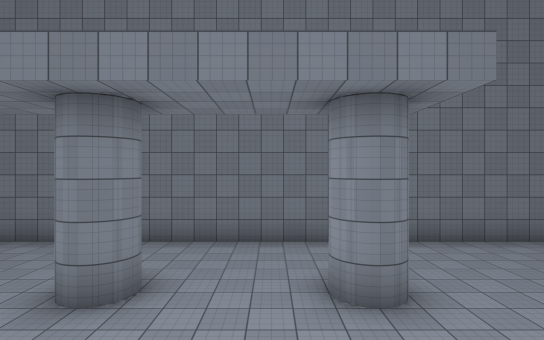
view 1 (above)

16 first-person views from a walk through a Unity game level. The camera is 1.2 m above the floor, looks level and sees 80° across. The floor is counted in squares, 2 m on a side. Each view is taken from the middle of a square. On the plan, view 1 faces up. The plan holds only what a view shows up to about 10 squares ahead; the rest is blank. The place goes on beyond the plan. The player character is not drawn. Surface patterns are stand-ins for the level's own textures.

view 2
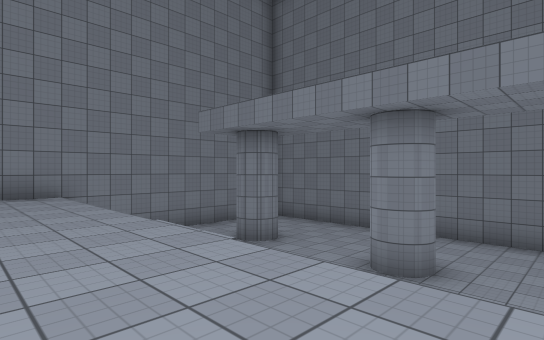

view 3
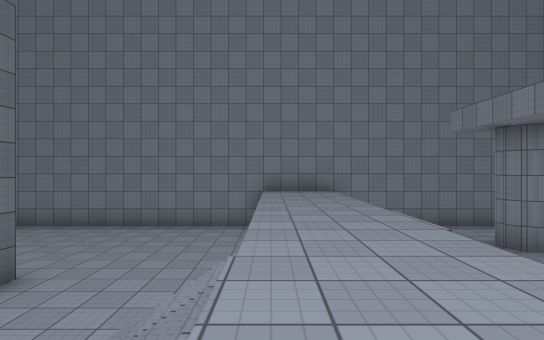

view 4
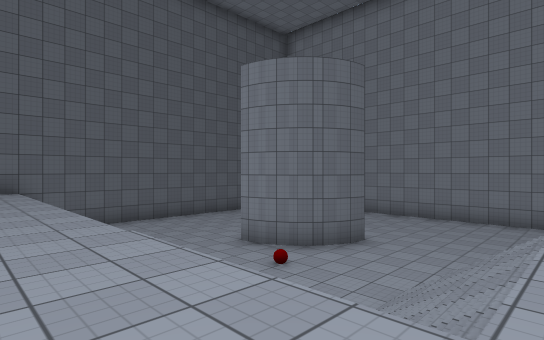

view 5
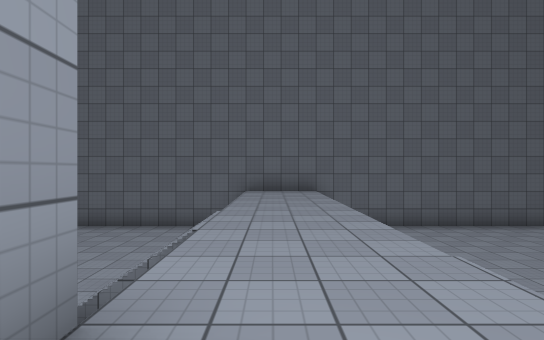

view 6
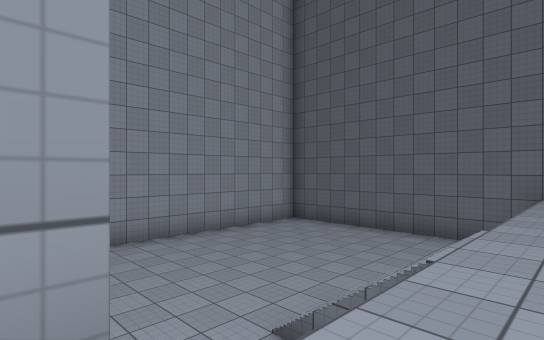

view 7
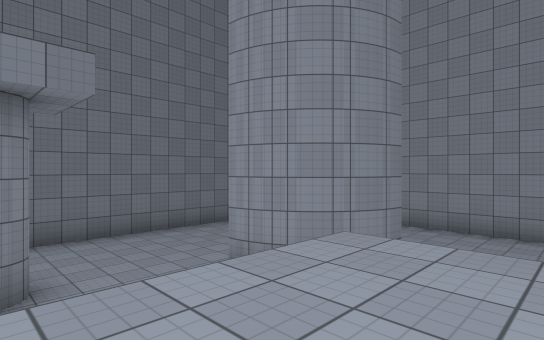

view 8
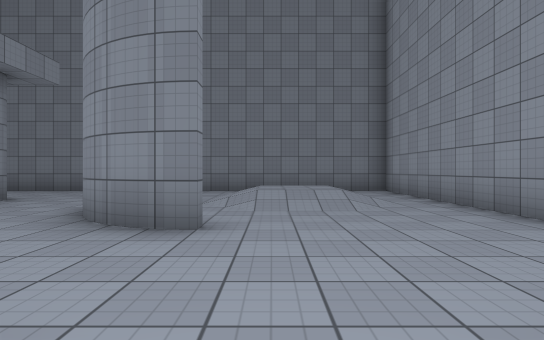

view 9
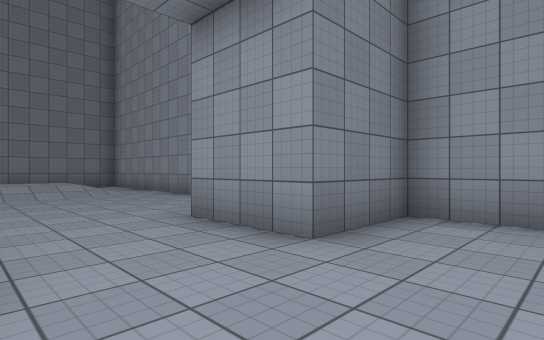

view 10
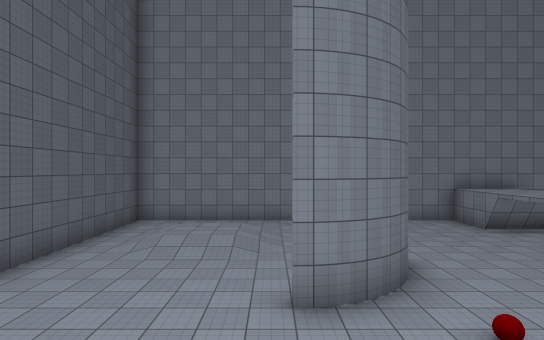

view 11
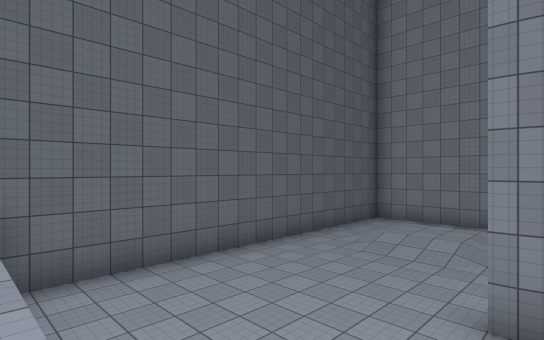

view 12
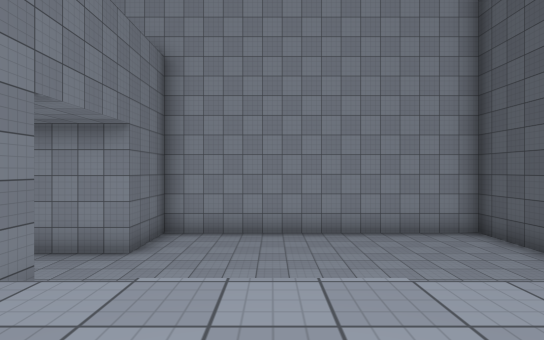

view 13
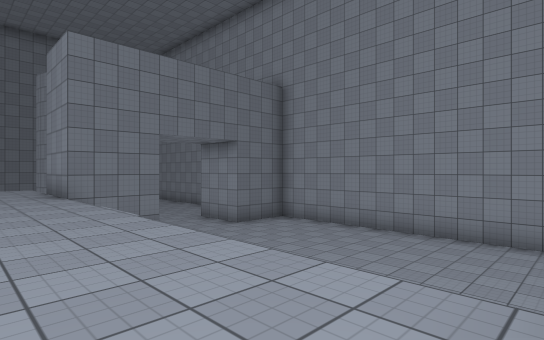

view 14
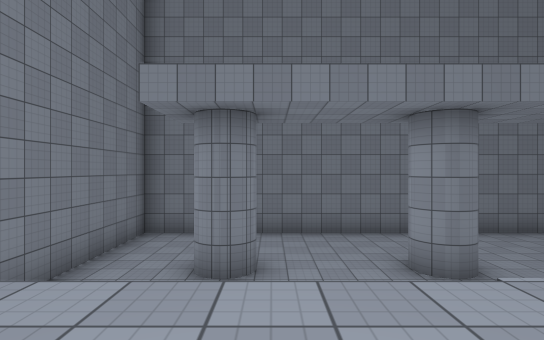

view 15
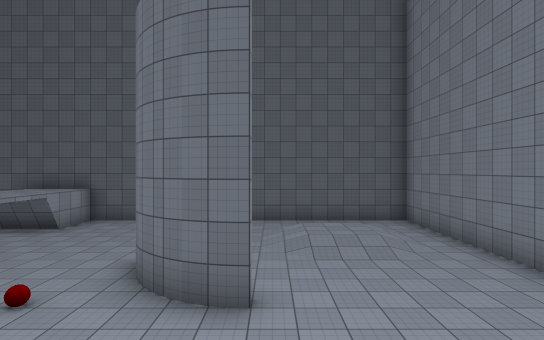

view 16
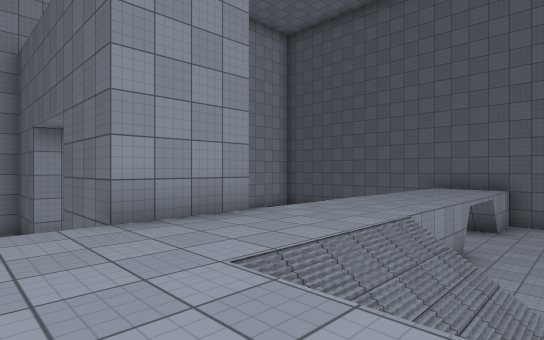

### Floor plan
Key: @ floor where view 1 was taken; # wall or solid block; . main floor; : floor 0.5 m higher than the main floor; + floor 2 m higher than the main floor; / step, stairs or slope.
Columns run from 9 left of view 1 to 11 right of it. Each row starts with its distance up from view 1.
  8 #####################
  7 #................ ..#
  6 #...............  ..#
  5 #............../::/.#
  4 #..#...#..#..../::/.#
  3 #     ........#.//..#
  2 #           ..##....#
  1 #...../.............#
  0 #++++++++@+++.......#
 -1 #++//++++++++.......#
 -2 #.......///++##...###
 -3 #........./++##...###
 -4 #........./++.......#
 -5 #.....##...++.......#
 -6 #......#...++//.....#
 -7 #..//......++.......#
 -8 #./::/.....++.......#
 -9 #./::/.....++.......#
-10 #..//......++.......#
-11 #..........++.......#
-12 #####################

Where each view was taken, in squares from view 1:
view 1: 0 up, 0 right, facing up
view 2: 1 down, 0 right, facing up-left
view 3: 1 down, 1 right, facing left
view 4: 1 down, 3 right, facing down-left
view 5: 2 down, 3 right, facing down
view 6: 3 down, 3 right, facing down-right
view 7: 1 down, 1 right, facing up-right
view 8: 2 down, 7 right, facing up
view 9: 5 down, 6 right, facing up-right
view 10: 7 down, 2 right, facing left
view 11: 6 down, 2 right, facing down-left
view 12: 6 down, 2 right, facing right
view 13: 11 down, 2 right, facing up-right
view 14: 1 down, 5 left, facing up
view 15: 1 down, 4 left, facing down
view 16: 0 up, 0 right, facing down-right
